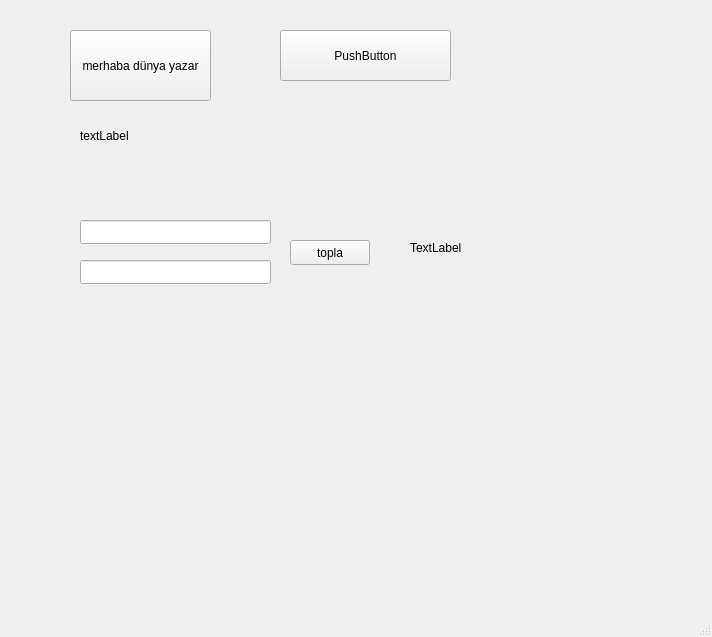
<?xml version="1.0" encoding="UTF-8"?>
<ui version="4.0">
 <class>MainWindow</class>
 <widget class="QMainWindow" name="MainWindow">
  <property name="geometry">
   <rect>
    <x>0</x>
    <y>0</y>
    <width>712</width>
    <height>637</height>
   </rect>
  </property>
  <property name="windowTitle">
   <string>MainWindow</string>
  </property>
  <widget class="QWidget" name="centralwidget">
   <widget class="QPushButton" name="ilkbuton">
    <property name="geometry">
     <rect>
      <x>70</x>
      <y>30</y>
      <width>141</width>
      <height>71</height>
     </rect>
    </property>
    <property name="text">
     <string>merhaba dünya yazar</string>
    </property>
   </widget>
   <widget class="QLabel" name="label">
    <property name="geometry">
     <rect>
      <x>80</x>
      <y>120</y>
      <width>131</width>
      <height>31</height>
     </rect>
    </property>
    <property name="text">
     <string>textLabel</string>
    </property>
   </widget>
   <widget class="QPushButton" name="pushButton">
    <property name="geometry">
     <rect>
      <x>280</x>
      <y>30</y>
      <width>171</width>
      <height>51</height>
     </rect>
    </property>
    <property name="text">
     <string>PushButton</string>
    </property>
   </widget>
   <widget class="QLineEdit" name="sayi1">
    <property name="geometry">
     <rect>
      <x>80</x>
      <y>220</y>
      <width>191</width>
      <height>24</height>
     </rect>
    </property>
   </widget>
   <widget class="QLineEdit" name="sayi2">
    <property name="geometry">
     <rect>
      <x>80</x>
      <y>260</y>
      <width>191</width>
      <height>24</height>
     </rect>
    </property>
   </widget>
   <widget class="QLabel" name="label_2">
    <property name="geometry">
     <rect>
      <x>410</x>
      <y>240</y>
      <width>111</width>
      <height>16</height>
     </rect>
    </property>
    <property name="text">
     <string>TextLabel</string>
    </property>
   </widget>
   <widget class="QPushButton" name="pushButton_2">
    <property name="geometry">
     <rect>
      <x>290</x>
      <y>240</y>
      <width>80</width>
      <height>25</height>
     </rect>
    </property>
    <property name="text">
     <string>topla</string>
    </property>
   </widget>
  </widget>
  <widget class="QMenuBar" name="menubar">
   <property name="geometry">
    <rect>
     <x>0</x>
     <y>0</y>
     <width>712</width>
     <height>25</height>
    </rect>
   </property>
  </widget>
  <widget class="QStatusBar" name="statusbar"/>
 </widget>
 <resources/>
 <connections/>
</ui>
